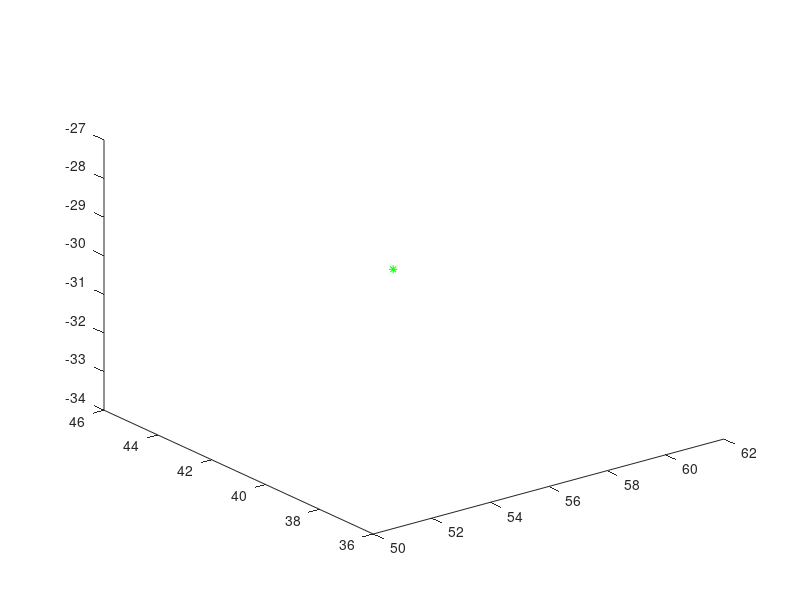

MATLAB code to generate this figure:
%Ejercico para cualquier problema traslacion-rotación
tetha = 79
rad = (tetha*(2*pi))/360

%Matriz p

P = [33.2; 9.3; 17.4; 1]

Px = P(1,1)
Py = P(2,1)
Pz = P(3,1)

%Definimos Matriz Tpy

Tpy = [cos(rad), 0, sin(rad), (Px*cos(rad))+(Pz*cos(rad));...
    0, 1, 0, Py;...
    -sin(rad), 0, cos(rad), (Pz*cos(rad))-(Px*cos(rad));...
    0, 0, 0, 1]

%Matriz Ruvw
Ruvw = [35.3; 32.1; 40; 1]

%Multipicamos Tpy por Ruvw Para obtener la resultante
res = Tpy *Ruvw

%Obtenermos los valores a graficar de la resultante
R1 = res(1,1)
R2 = res(2,1)
R3 = res(3,1)

%graficamos 
plot3(R1,R2,R3, "g*")

